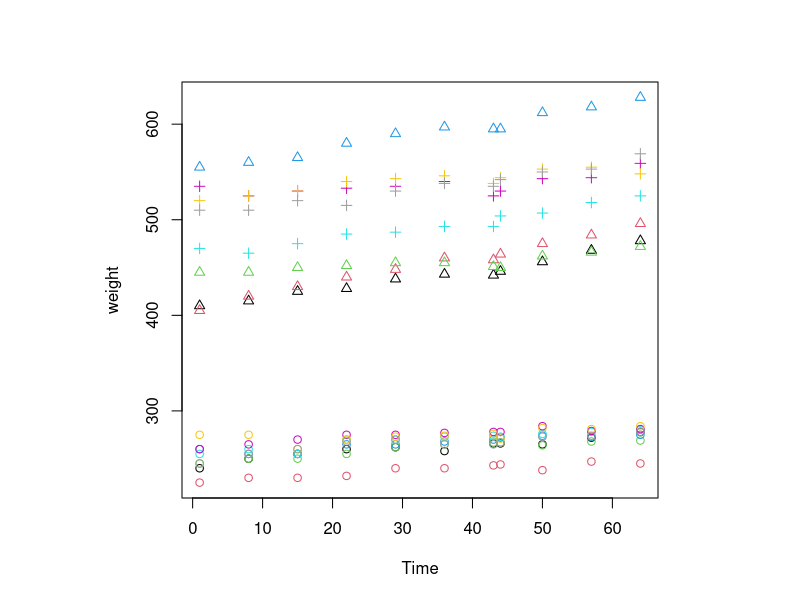
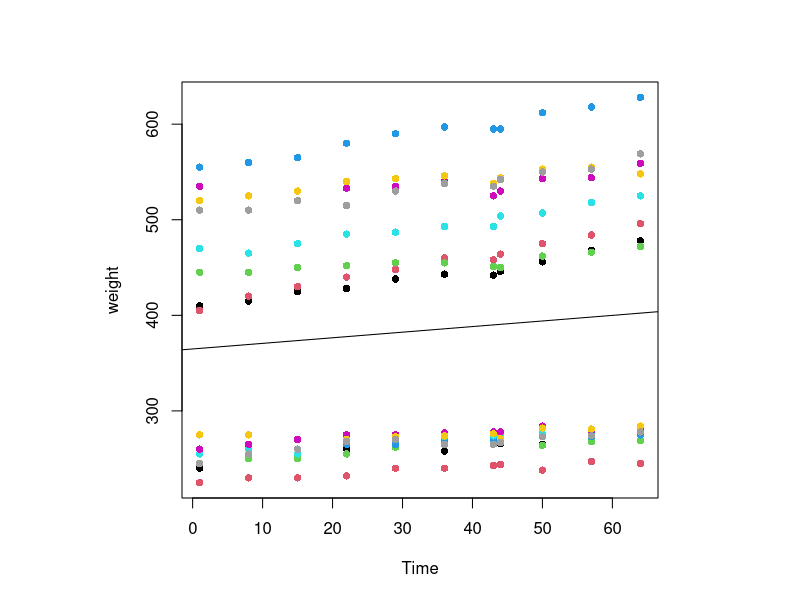
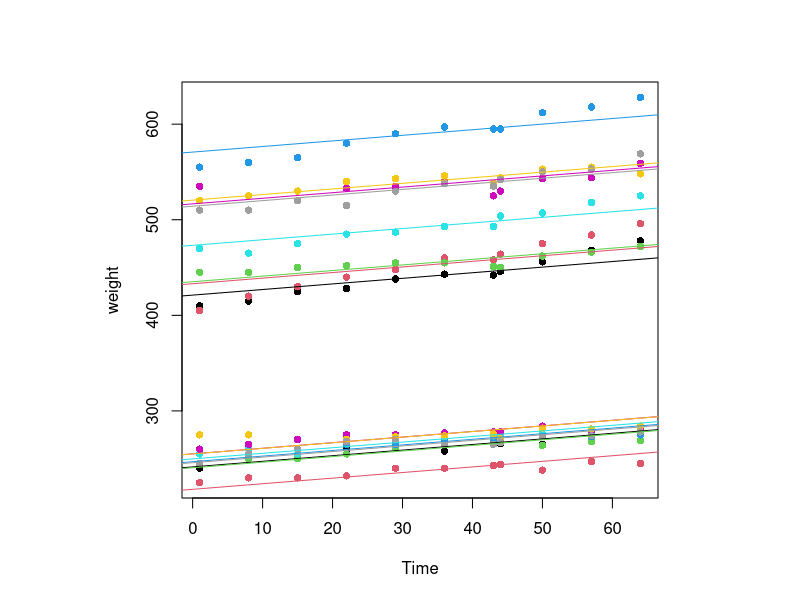
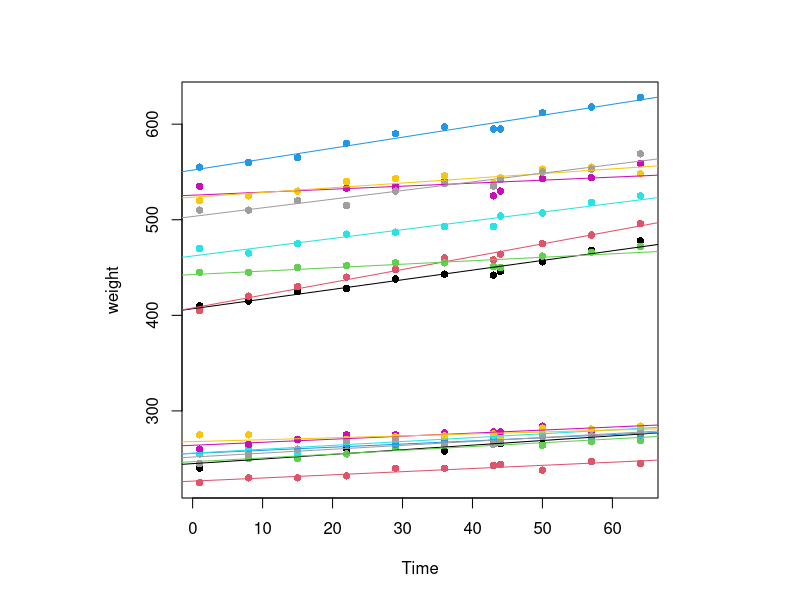
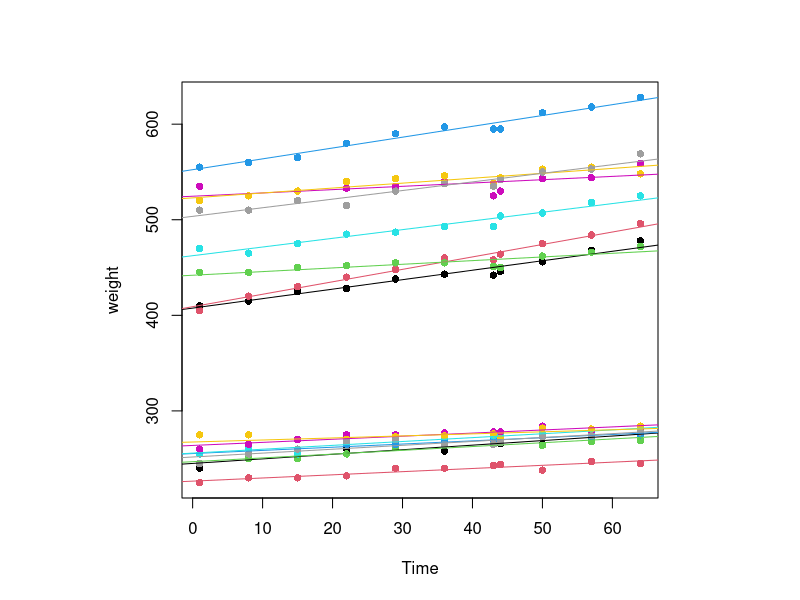
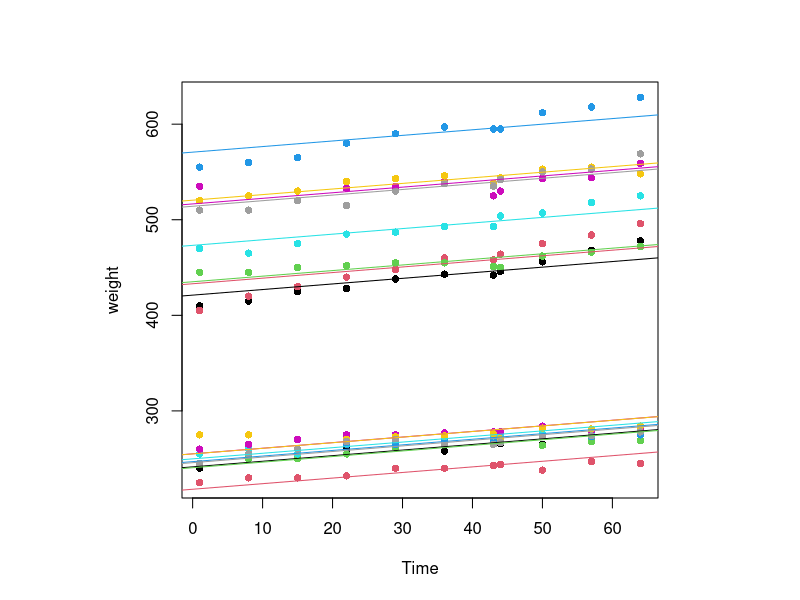
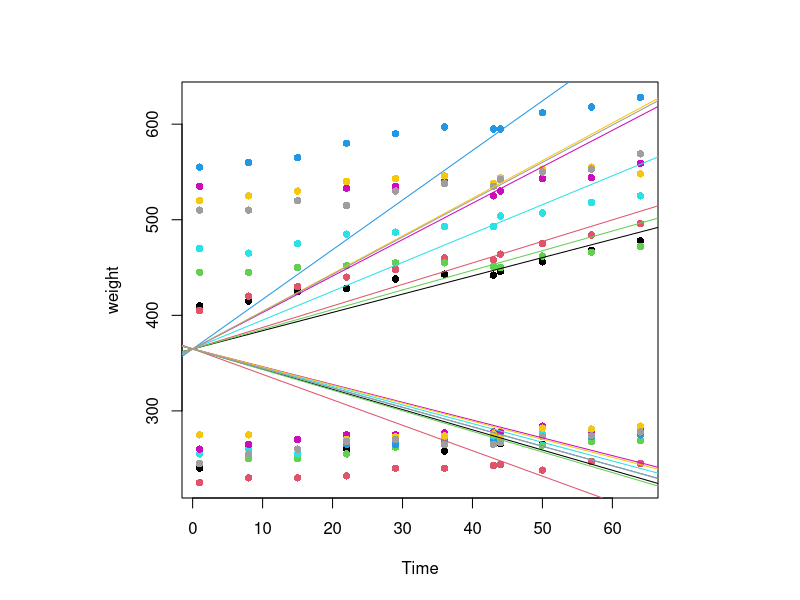

Recreate these plots in R, in order.
## ---- chunk 1
knitr::opts_chunk$set(collapse=TRUE, comment = "#>", fig.width=9, fig.height=6, eval=TRUE, echo=TRUE, results="verbatim", warning=FALSE)
## ---- chunk 2
d = nlme::BodyWeight
d$Rat = factor(d$Rat, levels=unique(d$Rat), order=FALSE)
head(d)
dim(d)
layout(1, respect=TRUE)
plot(weight~Time, d, col=d$Rat, pch=as.numeric(d$Diet))
## ---- chunk 3
m0 = lm(weight~Time, d)
m1 = lm(weight~Time+Rat, d)
m2 = lm(weight~Time*Rat, d)
## ---- chunk 4
layout(1, respect=TRUE)

m0 = lm(weight~Time, d)
summary(m0)
plot(weight~Time, d, pch=16, col=d$Rat, lty=as.numeric(d$Diet))
abline(m0)

m1 = lm(weight~Time+Rat, d)
summary(m1)
plot(weight~Time, d, pch=16, col=d$Rat, lty=as.numeric(d$Diet))
abline(a=m1$coef[1]             , b=m1$coef[2], col=1)
n = length(levels(d$Rat))
for (i in 2:n) {
  abline(a=m1$coef[1] + m1$coef[i+1], b=m1$coef[2], col=i)  
}


m2 = lm(weight~Time*Rat, d)
summary(m2)
plot(weight~Time, d, pch=16, col=d$Rat, lty=as.numeric(d$Diet))
abline(a=m2$coef[1]             , b=m2$coef[2]              , col=1)
n = length(levels(d$Rat))
for (i in 2:n) {
  abline(a=m2$coef[1] + m2$coef[i+1], b=m2$coef[2] + m2$coef[n+i] , col=i)
}
# abline(a=m2$coef[1] + m2$coef[3], b=m2$coef[2] + m2$coef[7] , col=2)
# abline(a=m2$coef[1] + m2$coef[4], b=m2$coef[2] + m2$coef[8] , col=3)
# abline(a=m2$coef[1] + m2$coef[5], b=m2$coef[2] + m2$coef[9] , col=4)
# abline(a=m2$coef[1] + m2$coef[6], b=m2$coef[2] + m2$coef[10], col=5)

## ---- chunk 5
m4 = lme4::lmer(weight ~ Time + (Time | Rat), data=d)
## ---- chunk 6
layout(1, respect=TRUE)


m4 = lme4::lmer(weight ~ Time + (Time | Rat), data=d)
summary(m4)
coef(m4)
plot(weight~Time, d, pch=16, col=d$Rat, lty=as.numeric(d$Diet))
n = length(levels(d$Rat))
for (i in 1:n) {
  abline(a=coef(m4)$Rat[i,1], b=coef(m4)$Rat[i,2], col=i)
}
## ---- chunk 7
m6 = lme4::lmer(weight ~ Time + (1 | Rat), data = d)
m8 = lme4::lmer(weight ~ Time + (0+Time | Rat), data = d)
## ---- chunk 8
layout(1, respect=TRUE)

m6 = lme4::lmer(weight ~ Time + (1 | Rat), data = d)
summary(m6)
coef(m6)
plot(weight~Time, d, pch=16, col=d$Rat, lty=as.numeric(d$Diet))
n = length(levels(d$Rat))
for (i in 1:n) {
  abline(a=coef(m6)$Rat[i,1], b=coef(m6)$Rat[i,2], col=i)
}

m8 = lme4::lmer(weight ~ Time + (0+Time | Rat), data = d)
summary(m8)
coef(m8)
plot(weight~Time, d, pch=16, col=d$Rat, lty=as.numeric(d$Diet))
for (i in 1:n) {
  abline(a=coef(m8)$Rat[i,1], b=coef(m8)$Rat[i,2], col=i)
}
## ---- chunk 9
BIC(m0)
BIC(m1)
BIC(m2)
BIC(m4)
BIC(m6)
BIC(m8)
## ---- chunk 10
sessionInfo()
